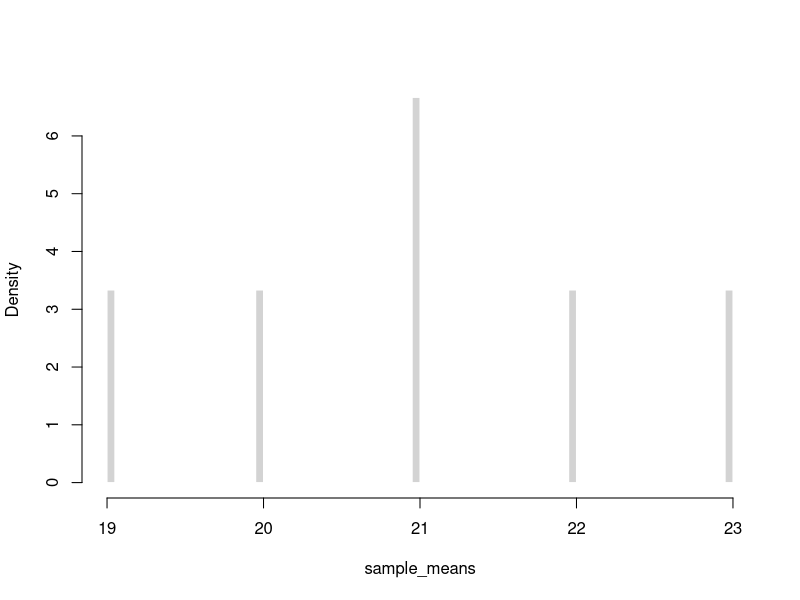
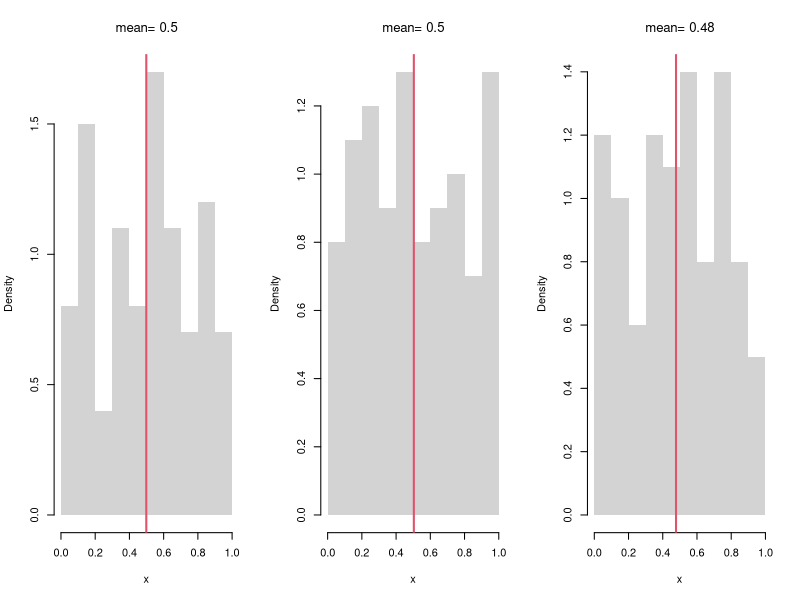
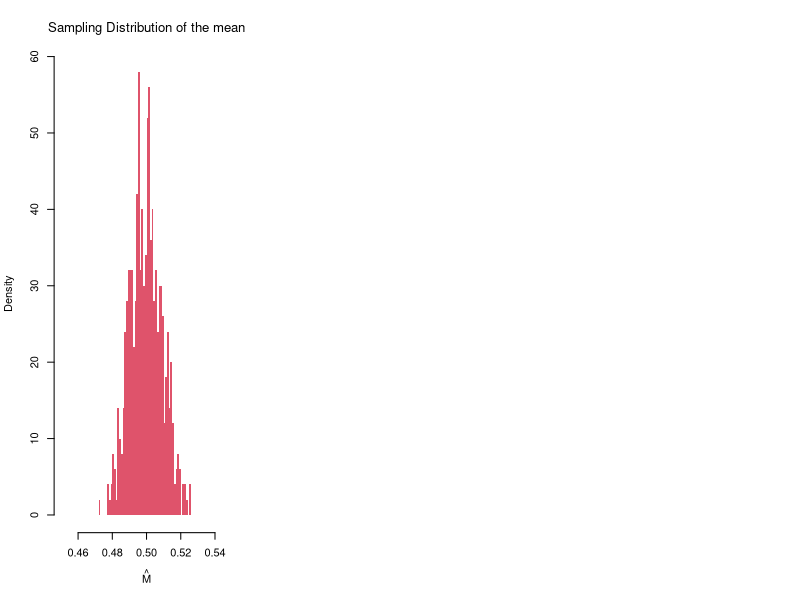
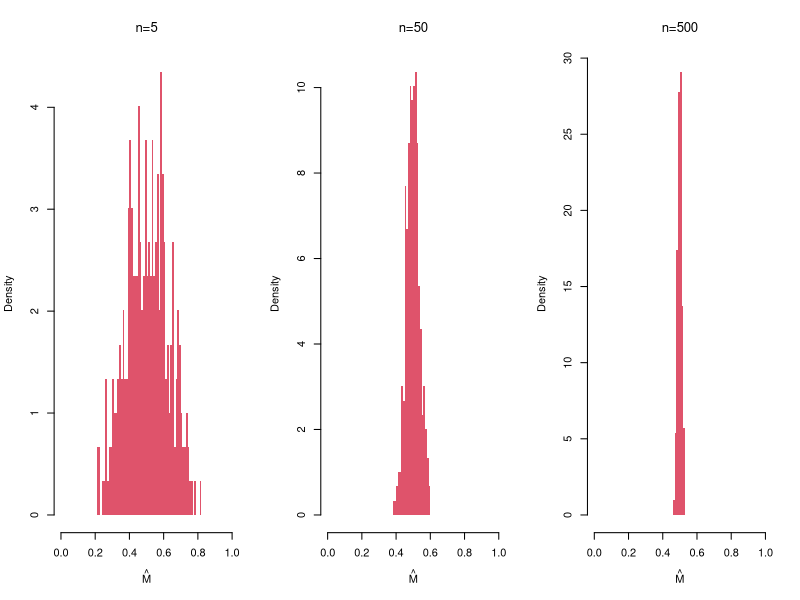
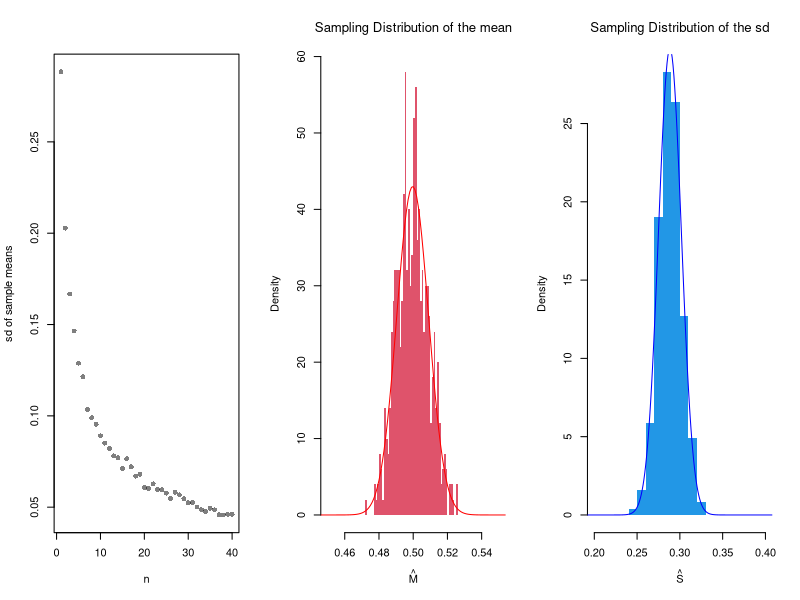
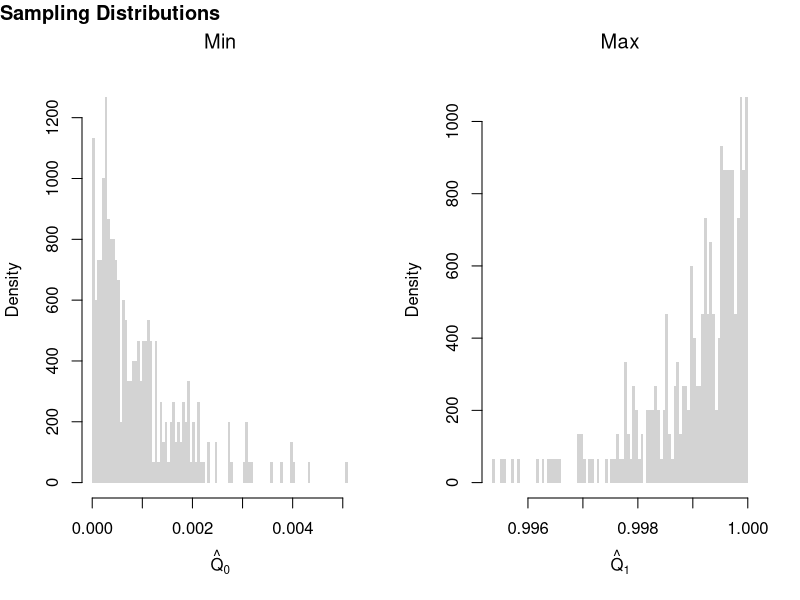
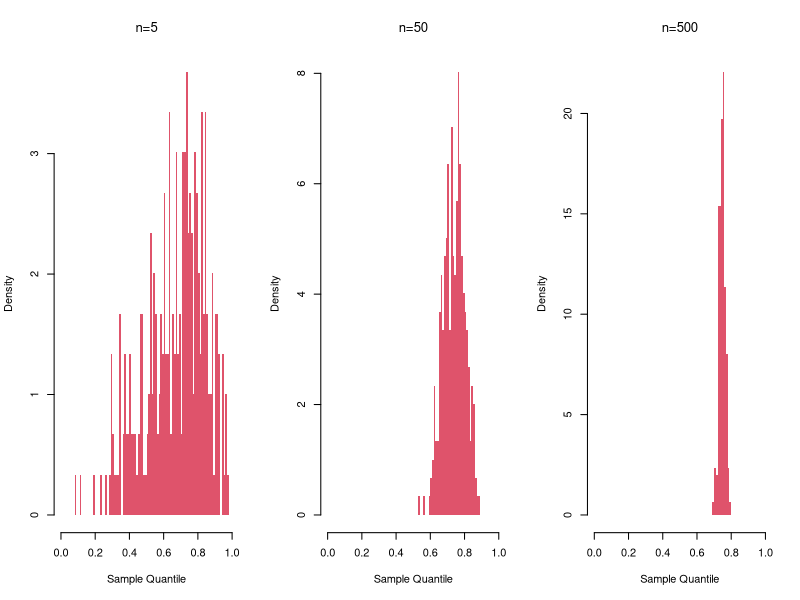
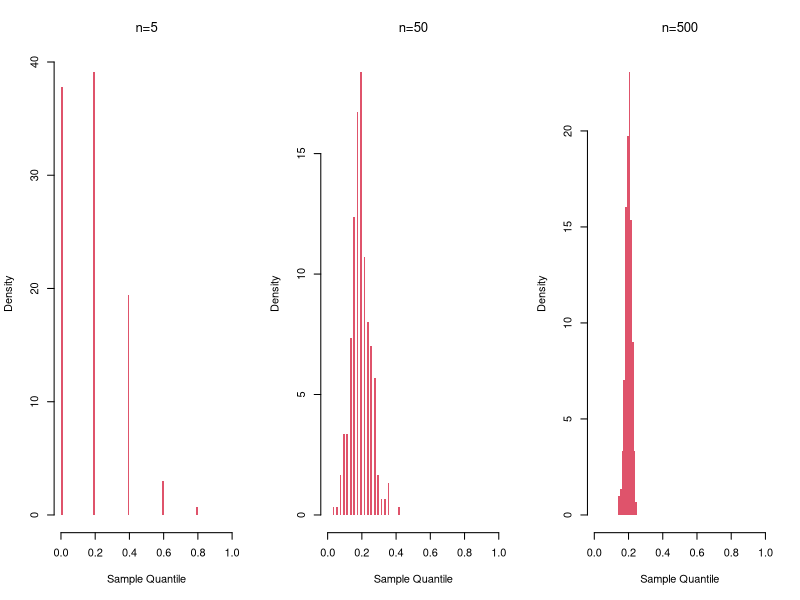

Here is the R script that generated these plots, in order:
## ---- chunk 1
# Simple random sample (no duplicates, equal probability)
x <- c(1,2,3,4) # population
sample(x, 2, replace=F) #sample
## ---- chunk 2
#{1,2,3} {1,3,2}
#{2,1,3} {2,3,1}  
#{3,2,1} {3,1,2}
factorial(3)
## ---- chunk 3
#Ways to draw k=2 from a set with n=4
#{1,2} {1,3} {1,4}  
#      {2,3} {2,4}  
#            {3,4} 

choose(4,2)
## ---- chunk 4
#All possible samples of two from a bag of numbers {1,2,3,4} with replacement 
#{1,1} {1,2} {1,3}, {3,4}
#{2,2} {2,3} {2,4}
#{3,3} {3,4}
#{4,4}

# Simple random sample (duplicates, equal probability)
sample(x, 2, replace=T)
## ---- chunk 5
X <- c(18,20,22,24) # Ages for student population
# six possible samples
m1 <- mean( X[c(1,2)] ) #{1,2}
m2 <- mean( X[c(1,3)] ) #{1,3}
m3 <- mean( X[c(1,4)] ) #{3,4}
m4 <- mean( X[c(2,3)] ) #{2,3}
m5 <- mean( X[c(2,4)] ) #{2,4}
m6 <- mean( X[c(3,4)] ) #{3,4}
# sampling distribution
sample_means <- c(m1, m2, m3, m4, m5, m6)
hist(sample_means,
    freq=F, breaks=100,
    main='', border=F)
## ---- chunk 6
# Three Sample Example from infinite population
x1 <- runif(100)
m1 <- mean(x1)
x2 <- runif(100)
m2 <- mean(x2)
x3 <- runif(100)
m3 <- mean(x3)
sample_means <- c(m1, m2, m3)
sample_means

# An Equivalent Approach: fill vector in a loop
sample_means <- vector(length=3)
for(i in seq(sample_means)){
    x <- runif(100)
    m <- mean(x)
    sample_means[i] <- m
}
sample_means
## ---- chunk 7
# Three Sample Example w/ Visual
par(mfrow=c(1,3))
for(b in 1:3){
    x <- runif(100) 
    m <-  mean(x)
    hist(x,
        breaks=seq(0,1,by=.1), #for comparability
        freq=F, main=NA, border=NA)
    abline(v=m, col=2, lwd=2)
    title(paste0('mean= ', round(m,2)),  font.main=1)
}
## ---- chunk 8
# Many sample example
sample_means <- vector(length=500)
for(i in seq_along(sample_means)){
    x <- runif(1000)
    m <- mean(x)
    sample_means[i] <- m
}
hist(sample_means, 
    breaks=seq(0.45,0.55,by=.001),
    border=NA, freq=F,
    col=2, font.main=1, 
    xlab=expression(hat(M)),
    main='Sampling Distribution of the mean')
## ---- chunk 9
m_LLLN <- mean(sample_means)
round(m_LLLN, 3)
## ---- chunk 10
par(mfrow=c(1,3))
for(n in c(5,50,500)){
    sample_means_n <- vector(length=299)
    for(i in seq_along(sample_means_n)){
        x <- runif(n)
        m <- mean(x)
        sample_means_n[i] <- m
    }
    hist(sample_means_n, 
        breaks=seq(0,1,by=.01),
        border=NA, freq=F,
        col=2, font.main=1, 
        xlab=expression(hat(M)),
        main=paste0('n=',n) )
}
## ---- chunk 11
n_seq <- seq(1, 40)
sd_seq <- vector(length=length(n_seq))
for(n in seq_along(sd_seq)){
    sample_means_n <- vector(length=499)
    for(i in seq_along(sample_means_n)){
        x <- runif(n)
        m <- mean(x)
        sample_means_n[i] <- m
    }
    sd_seq[n] <- sd(sample_means_n)
}
plot(n_seq, sd_seq, pch=16, col=grey(0,0.5),
    xlab='n', ylab='sd of sample means', main='')
## ---- chunk 12
hist(sample_means,
    breaks=seq(0.45,0.55,by=.001),
    border=NA, freq=F,
    col=2, font.main=1,
    xlab=expression(hat(M)),
    main='Sampling Distribution of the mean')
    
# Approximately normal?
mu <- mean(sample_means)
mu_sd <- sd(sample_means)
x <- seq(0.1, 0.9, by=0.001)
fx <- dnorm(x, mu, mu_sd)
lines(x, fx, col='red')
## ---- chunk 13
# CLT example of the "sd" statistic
sample_sds <- vector(length=1000)
for(i in seq_along(sample_sds)){
    x <- runif(100) # same distribution
    s <- sd(x) # different statistic
    sample_sds[i] <- s
}
hist(sample_sds,
    breaks=seq(0.2,0.4,by=.01),
    border=NA, freq=F,
    col=4, font.main=1,
    xlab=expression(hat(S)),
    main='Sampling Distribution of the sd')

# Approximately normal?
mu <- mean(sample_sds)
mu_sd <- sd(sample_sds)
x <- seq(0.1, 0.9, by=0.001)
fx <- dnorm(x, mu, mu_sd)
lines(x, fx, col='blue')

# try another random variable, such as rexp(100) instead of runif(100)
## ---- chunk 14
# Create 300 samples, each with 1000 random uniform variables
x_samples <- matrix(nrow=300, ncol=1000)
for(i in seq(1,nrow(x_samples))){
    x_samples[i,] <- runif(1000)
}
# Each row is a new sample
length(x_samples[1,])

# Compute min and max for each sample
x_mins <- apply(x_samples, 1, quantile, probs=0)
x_maxs <- apply(x_samples, 1, quantile, probs=1)

# Plot the sampling distributions of min, median, and max
# Median looks normal. Maximum and minimum do not!
par(mfrow=c(1,2))
hist(x_mins, breaks=100, main='Min', font.main=1,
    xlab=expression(hat(Q)[0]), border=NA, freq=F)
hist(x_maxs, breaks=100, main='Max', font.main=1,
    xlab=expression(hat(Q)[1]), border=NA, freq=F)
title('Sampling Distributions', outer=T, line=-1, adj=0)
## ---- chunk 15
par(mfrow=c(1,3))
for(n in c(5,50,500)){
    sample_quants_n <- vector(length=299)
    for(i in seq_along(sample_quants_n)){
        x <- runif(n)
        m <- quantile(x, probs=0.75) #upper quartile
        sample_quants_n[i] <- m
    }
    hist(sample_quants_n, 
        breaks=seq(0,1,by=.01),
        border=NA, freq=F,
        col=2, font.main=1, 
        xlab="Sample Quantile",
        main=paste0('n=',n) )
}
## ---- chunk 16
par(mfrow=c(1,3))
for(n in c(5,50,500)){
    sample_props_n <- vector(length=299)
    for(i in seq_along(sample_props_n)){
        x <- sample(1:5, size=n, prob=c(1:5)/15, replace=T)
        p3 <- mean(x==3)
        sample_props_n[i] <- p3
    }
    hist(sample_props_n, 
        breaks=seq(0,1,by=.01),
        border=NA, freq=F,
        col=2, font.main=1, 
        xlab="Sample Quantile",
        main=paste0('n=',n) )
}
## ---- chunk 17
par(mfrow = c(1, 3))
for (n in c(50, 500, 5000)) {
  x <- runif(n)
  Fx <- ecdf(x)
  plot(Fx)
}
## ---- chunk 18
sample_dat <- USArrests[,'Murder']
sample_mean <- mean(sample_dat)
sample_mean
## ---- chunk 19
# Generate Non-normal Data, from Hesterberg (2015)

# Population is 50% N(-2, 1) and 50% N(2, 4)
populationMean <- c(-2, 2)
populationVar <- c(1, 4)

# Generate samples from population
rPopulation <- function(n){
  # Which distribution is each observation coming from
  di <- sample(1:2, size=n, replace=TRUE, prob=c(.5,.5))
  rnorm(n, mean=populationMean[di], sd=sqrt(populationVar)[di])
}

# Compute Sample Mean
n <- 25
set.seed(2)
sample_dat <- rPopulation(n)
sample_mean <- mean(sample_dat)
## ---- chunk 20
# Plot Bootstrap Mean
# Modified from Hesterberg (2015)

#### Some parameters for figure layout.
divideX <- c(.6, .65)
divideY <- c(0, .32, .33, .65, .70, 1)
useFraction <- .9
Fraction2 <- 0:1 + c(1, -1) * (1-useFraction)/2
rescaleY <- function(x) (x-.33)/.67
divideY3 <- (c(NA, NA, .33, .65, .70, 1) - .33)/.67

PlotSample <- function(data,
    lineMu=TRUE,
    star=FALSE,
    lineM=NULL,
    col="gray"){
  # lineMu: logical, add a vertical line at mu
  # star:  logical, label with xbar* instead of xbar
  # lineM: NULL or numeric; add a vertical line there

  hist(data, breaks=seq(-6, 8, length=21), col=col,
       probability=TRUE, axes=FALSE, new=FALSE, border=0,
       xlab="", xlim=c(-6, 8), ylim=c(0, .351),
       xaxs="i", yaxs="i", main="")
  axis(side=1, at=c(-6, 8))
  axis(side=1, at=mean(data),
       if(star) expression(hat(M)[r]) else expression(hat(M)))
  if(lineMu) {
    segments(mean(populationMean), y0=0, y1=.32)
    axis(side=1, at=mean(populationMean), "")
  }
  if(length(lineM)) {
    segments(lineM, y0=0, y1=.32, col="red", lty=2)
    axis(side=1, at=lineM, "", col="red")
  }
  invisible(NULL)
}

### Plot sample (as substitute for population)
par(fig=c(divideX[1] * (1/3 + 1/3 * Fraction2), divideY3[5:6]),
    mar=.1 + c(2, 0, 0, 0), mex=.8)
PlotSample(sample_dat, lineM=sample_mean)
axis(1, sample_mean, expression(hat(M)), col="red")

### Bootstrap samples
set.seed(2)  ## Cherry Pick Some Good Ones
B <- lapply(1:20, function(b) { sample(sample_dat, replace=T) })
temp <- lapply(B, hist, breaks=seq(-6, 8, length=21), plot=F)
Bii <- which(sapply(temp, function(x) max(x[['counts']])) <= 5)
## Plot the Cherries
par(fig=c(divideX[1] * (0/3 + 1/3*Fraction2), divideY3[3:4]), new=T)
PlotSample(B[[Bii[1]]], sample_mean, lineMu=F, star=T)
par(fig=c(divideX[1] * (1/3 + 1/3*Fraction2), divideY3[3:4]), new=T)
PlotSample(B[[Bii[3]]], sample_mean, lineMu=F, star=T)
par(fig=c(divideX[1] * (2/3 + 1/3*Fraction2), divideY3[3:4]), new=T)
PlotSample(B[[Bii[2]]], sample_mean, lineMu=F, star=T)

### Bootstrap Distribution
par(fig=c(divideX[2], 1, 0, .5), new=T)
par(mar=c(4.1, 0, 0, 0))
set.seed(2)
Bmeans <- sapply(1:999, function(b) {
    dat_b <- sample(sample_dat, replace=T) # c.f. jackknife
    mean(dat_b)
})
hist(Bmeans, xlim=c(-3, 3), ylim=c(0, 1), breaks=61, border=0,
     axes=F, col="gray", freq=F, main="", yaxs="i",
     xlab="", ylab="")
abline(v=sample_mean, col="red", lty=2)
abline(v=mean(populationMean))
axis(1, c(-3, 3))
axis(1, at=sample_mean, expression(hat(M)), col="red")
#axis(3, at=mean(populationMean), expression(mu))

### Arrows
par(mar=c(2.1, 0, 0, 0))
par(fig=c(0, 1, 0, 1), usr=c(0, 1, 0, 1))
arrows(lwd=1.5, length=.125,
       x0=divideX[1] * (.29 + .42 * ppoints(5)[c(1,3,5)]),
       x1=divideX[1] * seq(.3, .7, length=3),
       y0=rescaleY(divideY[4:5] %*% c(.2, .77)) - .05,
       y1=rescaleY(divideY[4] - c(.6, 1, .6)*(divideY[5]-divideY[4])) - .05)
arrows(divideX[1], c(.1, .2, .3), length=.125, divideX[2], lwd=1.5)

### Text
text(.4, .8, adj=0, 'Sample')
text((divideX[2]+1)/2, .55, adj=.5, 'Resampling Distribution')
text(0.01, divideY3[4]+.03, adj=0, "Resamples (r)")
legend(.01, .9, lty=1:2, col=1:2, legend=expression(mu, hat(M)))
## ---- chunk 21
sample_dat <- USArrests[,'Murder']
sample_mean <- mean(sample_dat)

# Jackknife Estimates
n <- length(sample_dat)
jackknife_means <- vector(length=n)
for(i in seq_along(jackknife_means)){
    dat_noti <- sample_dat[-i]
    mean_noti <- mean(dat_noti)
    jackknife_means[i] <- mean_noti
}
hist(jackknife_means, breaks=25,
    border=NA, freq=F,
    main='', xlab=expression(hat(M)[-i]))
abline(v=sample_mean, col='red', lty=2)
## ---- chunk 22
# Bootstrap estimates
bootstrap_means <- vector(length=9999)
for(b in seq_along(bootstrap_means)){
    boot_id <- sample(n, replace=T)
    dat_b  <- sample_dat[boot_id] # c.f. jackknife
    mean_b <- mean(dat_b)
    bootstrap_means[b] <-mean_b
}

hist(bootstrap_means, breaks=25,
    border=NA, freq=F,
    main='', xlab=expression(hat(M)[b]))
abline(v=sample_mean, col='red', lty=2)
## ---- chunk 23
# theoretical probabilities
x <- c(0,1)
x_probs <- c(1/4, 3/4)
# sample draws
coin_sample <- sample(x, prob=x_probs, 1000, replace=T)
Fhat <- ecdf(coin_sample)

x_probs_boot <- c(Fhat(0), 1-Fhat(0))
x_probs_boot # approximately the theoretical value
coin_resample <- sample(x, prob=x_probs_boot, 999, replace=T)
# any draw from here is almost the same as the original process
## ---- chunk 24
med <- quantile(sample_dat, prob=0.5)

# Bootstrap estimates
bootstrap_stat <- vector(length=9999)
for(b in seq_along(bootstrap_stat)){
    boot_id <- sample(n, replace=T)
    dat_b  <- sample_dat[boot_id] # c.f. jackknife
    stat_b <- quantile(dat_b, prob=0.5)
    bootstrap_stat[b] <- stat_b
}

hist(bootstrap_stat, breaks=25,
    border=NA, freq=F,
    main='', xlab=expression(Med[b]))
abline(v=med, col='red', lty=2)
## ---- chunk 25
sd(sample_dat) # standard deviation
sd(jackknife_means) # standard error estimate for the mean
## ---- chunk 26
# Standard error estimate for the median
sd(bootstrap_stat)
## ---- chunk 27
B <- 999 # number of bootstrap samples
Nseq <- seq(1, length(sample_dat), by=1) # different resample sizes
n_id <- seq_along(sample_dat) # who to potentially resample

## For each sample size, compute the bootstrap SE
SE <- vector(length=length(Nseq))
for(n in seq_along(Nseq)){
    sample_stats_n <- vector(length=B)
    for(b in seq(1,B)){
    	b_id <- sample(n_id, size=n, replace=T)
        x_b <- sample_dat[b_id]
        x_stat_b <- mean(x_b) # statistic of interest
        sample_stats_n[b] <- x_stat_b
    }
    se_n <- sd(sample_stats_n) # How much the statistic varies across samples
    SE[n] <- se_n
}

plot(Nseq, SE, pch=16, col=grey(0,.5),
    ylab='standard error', xlab='sample size')
## ---- chunk 28
# Empirical Distribution
X <- USArrests[,'Murder']
FX_hat <- ecdf(X)
plot(FX_hat, lwd=2, xlim=c(0,20),
    pch=16, col=grey(0,.5), main='')

# Generating random variables via inverse ECDF
p <- runif(3000) ## Multiple Draws
QX_hat <- quantile(FX_hat, p, type=1)
QX_hat[c(1,2,3)]

## Can also do directly from the data
QX_hat <- quantile(X, p, type=1)
QX_hat[c(1,2,3)]
## ---- chunk 29
# 4 random data points from 3 different distributions
qunif(4)
qexp(4)
qnorm(4)
## ---- chunk 30
# Theoretical Quantile Function (from VGAM::qdagum)
qdagum <- function(p, scale.b=1, shape1.a, shape2.c) {
  # Quantile function (theoretically derived from the CDF)
  ans <- scale.b * (expm1(-log(p) / shape2.c))^(-1 / shape1.a)
  # Special known cases
  ans[p == 0] <- 0
  ans[p == 1] <- Inf
  # Safety Checks
  ans[p < 0] <- NaN
  ans[p > 1] <- NaN
  if(scale.b <= 0 | shape1.a <= 0 | shape2.c <= 0){ ans <- ans*NaN }
  # Return
  return(ans)
}

# Generate Random Variables (VGAM::rdagum)
rdagum <-function(n, scale.b=1, shape1.a, shape2.c){
    p <- runif(n) # generate random probabilities
    x <- qdagum(p, scale.b=scale.b, shape1.a=shape1.a, shape2.c=shape2.c) #find the inverses
    return(x)
}

# Example
set.seed(123)
X <- rdagum(3000,1,3,1)
X[c(1,2,3)]
